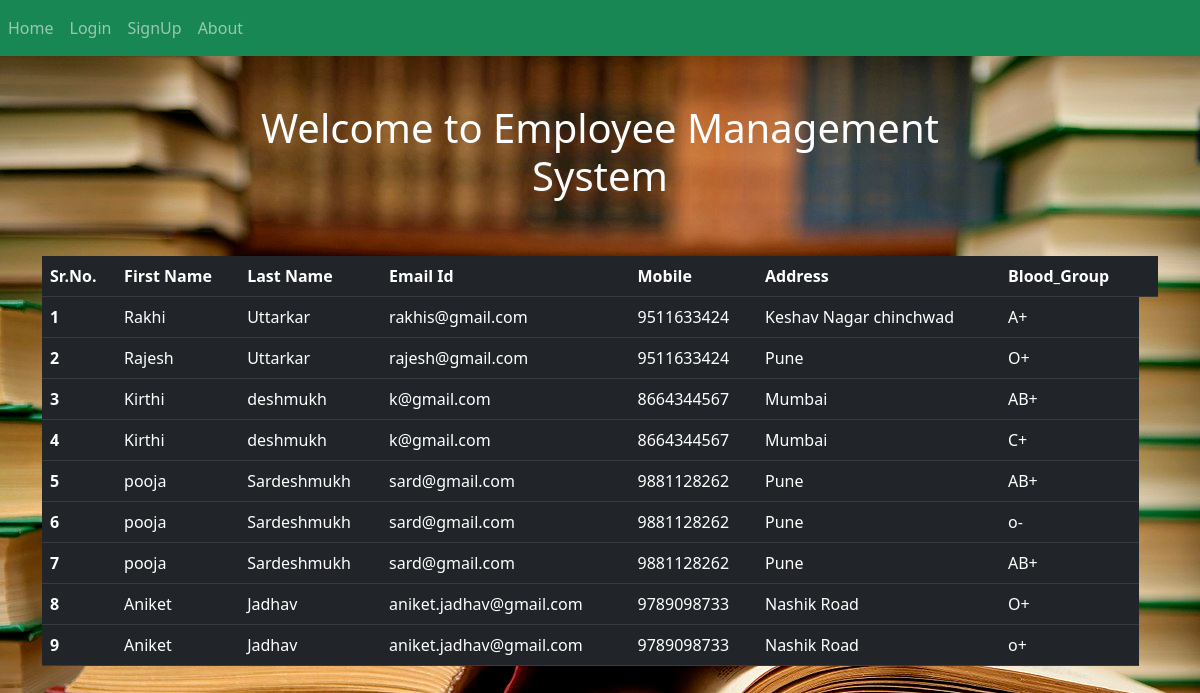
The page /Employee_detail/ on the database its author committed.
### app/models.py (models this page shows, shortened)
class EmployeeManagement(models.Model):
    First_name=models.CharField(max_length=30)
    last_name=models.CharField(max_length=30)
    EmailId=models.CharField(max_length=40)
    Mobile=models.IntegerField()
    Address=models.CharField(max_length=30)
    Blood_Group=models.CharField(max_length=30)

### app/views.py (the view)
# urls.py: path("Employee_detail/",Employee_detail.as_view(),name='Employee_detail'),
class Employee_detail(View):
    def get(self,request):
        employee_data=EmployeeManagement.objects.all()
        employee=len(employee_data)
        return render(request,'Employee_detail.html',{'Employee_data':employee_data,'Employee':employee})

### template/Employee_detail.html (shortened to what this page needs)
{% extends 'base.html' %}
{% block content %}
<div class="container">
    <div class="row justify-content-around my-5">
        <div class="col-sm-8">
            <h1 class="text-white text-center">Welcome to Employee Management System</h1>
        </div>
    </div>
    <table class="table table-dark">
        <thead>
          <tr>
            <th scope="col">Sr.No.</th>
            <th scope="col">First Name</th>
            <th scope="col">Last Name</th>
            <th scope="col">Email Id</th>
            <th scope="col">Mobile</th>
            <th scope="col">Address</th>
            <th scope="col">Blood_Group</th>
            <th scope="col"></th>
          </tr>
        </thead>
        <tbody>
            {% for employee in Employee_data %}
          <tr>
            <th scope="row">{{forloop.counter}}</th>
            <td>{{employee.First_name}}</td>
            <td>{{employee.last_name}}</td>
            <td>{{employee.EmailId}}</td>
            <td>{{employee.Mobile}}</td>
            <td>{{employee.Address}}</td>
            <td>{{employee.Blood_Group}}</td>
          {% endfor %}
        </tbody>
      </table>
</div>
{% endblock content %}

### template/base.html (shortened to what this page needs)
<!DOCTYPE html>
<html lang="en">
<head>
    {% load static %}
    <link href="https://cdn.jsdelivr.net/npm/bootstrap@5.2.3/dist/css/bootstrap.min.css" rel="stylesheet">
    <link rel="stylesheet" href="{% static 'css/base.css' %}">
</head>
<body>
    {% include 'nav.html' %}
    {% block content %}
    {% endblock content %}
</body>
</html>

### template/nav.html
<nav class="navbar navbar-expand-sm bg-success navbar-dark">
  <div class="collapse navbar-collapse" id="navbarText">
    <ul class="navbar-nav mr-auto">
      {% if request.user.is_authenticated %}
      <li class="nav-item active">
        <a class="nav-link" href="{% url 'home' %}">Home</a>
      </li>
      <div class="dropdown">
        <button type="button" class="btn btn-primary dropdown-toggle" data-bs-toggle="dropdown">
          Employee
        </button>
        <ul class="dropdown-menu">
          <li><a class="dropdown-item" href="{% url 'add_Employee' %}">Add Employee</a></li>
          <li><a class="dropdown-item" href="{% url 'Employee_detail' %}">Show Details</a></li>
        </ul>
      </div>
      </li>
      <div class="dropdown">
        <button class="btn btn-secondary dropdown-toggle" type="button" id="dropdownMenuButton1" data-bs-toggle="dropdown" aria-expanded="false">
          {{request.user}}
        </button>
        <ul class="dropdown-menu" aria-labelledby="dropdownMenuButton1">
          <li><a class="dropdown-item" href="{% url 'change_password' %}">Change Password</a></li>
          <li><a class="dropdown-item" href="{% url 'logout' %}">Logout</a></li>
        </ul>
      </div>
      {% else %}
      <li class="nav-item">
        <a class="nav-link" href="{% url 'home' %}">Home</a>
      </li>
      <li class="nav-item">
        <a class="nav-link" href="{% url 'login' %}">Login</a>
      </li>
      <li class="nav-item">
        <a class="nav-link" href="{% url 'signup' %}">SignUp</a>
      </li>
      <li class="nav-item">
        <a class="nav-link" href="#">About</a>
      </li>
      {% endif %}
    </ul>
  </div>
</nav>

### static/css/base.css (style rules this page uses)
body { background-color: skyblue; background-image: url(/static/Images/b1.jpg); }

### rows shown on the page
EmployeeManagement: First_name "Rakhi", last_name "Uttarkar", EmailId "rakhis@gmail.com", Mobile "9511633424", Address "Keshav Nagar chinchwad", Blood_Group "A+"
EmployeeManagement: First_name "Rajesh", last_name "Uttarkar", EmailId "rajesh@gmail.com", Mobile "9511633424", Address "Pune", Blood_Group "O+"
EmployeeManagement: First_name "Kirthi", last_name "deshmukh", EmailId "k@gmail.com", Mobile "8664344567", Address "Mumbai", Blood_Group "AB+"
EmployeeManagement: First_name "Kirthi", last_name "deshmukh", EmailId "k@gmail.com", Mobile "8664344567", Address "Mumbai", Blood_Group "C+"
EmployeeManagement: First_name "pooja", last_name "Sardeshmukh", EmailId "sard@gmail.com", Mobile "9881128262", Address "Pune", Blood_Group "AB+"
EmployeeManagement: First_name "pooja", last_name "Sardeshmukh", EmailId "sard@gmail.com", Mobile "9881128262", Address "Pune", Blood_Group "o-"
EmployeeManagement: First_name "pooja", last_name "Sardeshmukh", EmailId "sard@gmail.com", Mobile "9881128262", Address "Pune", Blood_Group "AB+"
EmployeeManagement: First_name "Aniket", last_name "Jadhav", EmailId "aniket.jadhav@gmail.com", Mobile "9789098733", Address "Nashik Road", Blood_Group "O+"
EmployeeManagement: First_name "Aniket", last_name "Jadhav", EmailId "aniket.jadhav@gmail.com", Mobile "9789098733", Address "Nashik Road", Blood_Group "o+"
